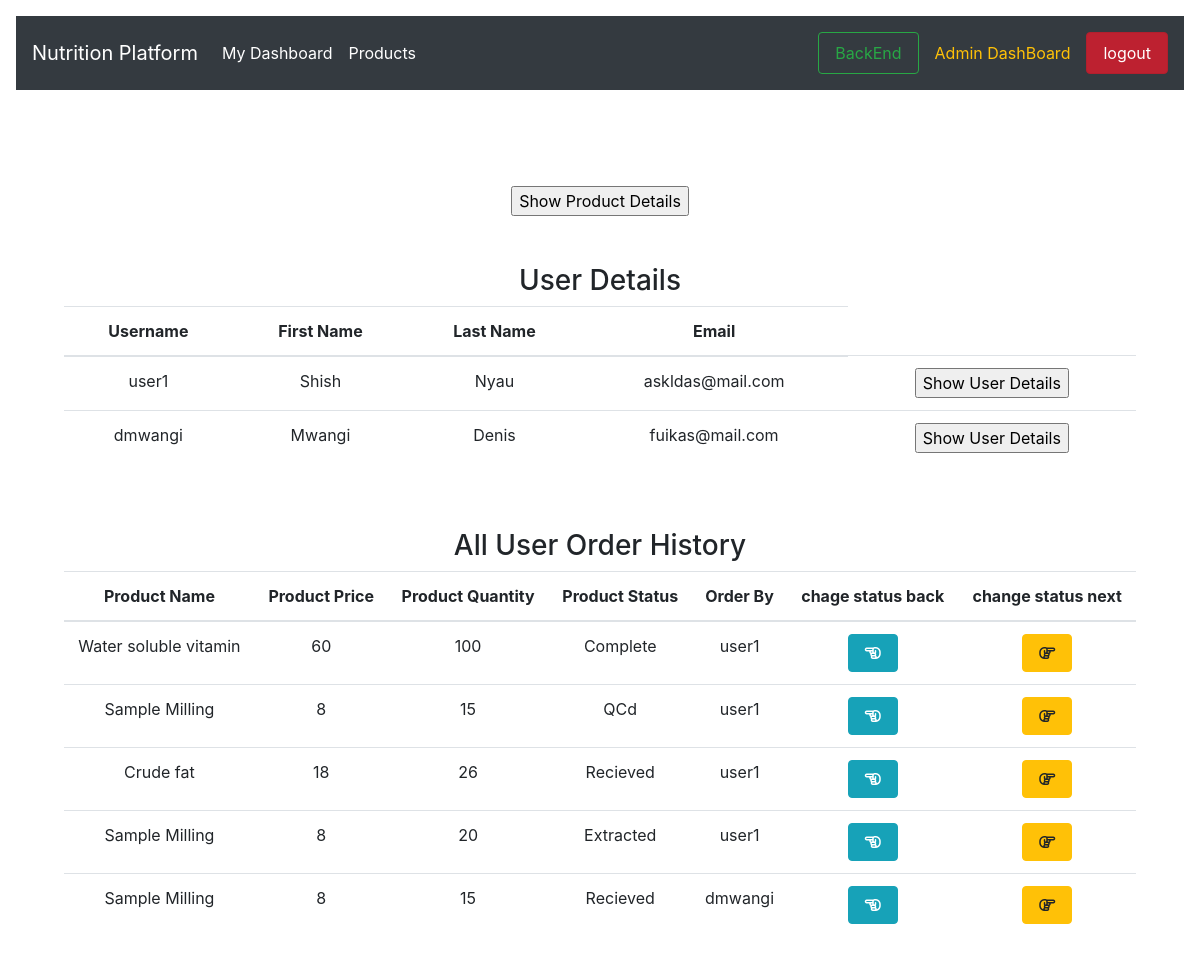
Screenshot of /accounts/admin-dashboard (signed in) with the database file from the repository.
### accounts/models.py (models this page shows)
class PlaceOrderModel(models.Model):
    order_by = models.CharField(max_length=20, null=True)
    product_name = models.CharField(max_length=50, null=True)
    product_quantity = models.IntegerField(default=1)
    product_price = models.IntegerField(null=True)
    product_status = models.CharField(max_length=100, null=True, choices=STATUS, default='Ordered')

### accounts/views.py (the view)
# urls.py: path('admin-dashboard', views.adminDashboard, name='admin-dashboard'),
@login_required
def adminDashboard(request):
    allUserDetails = User.objects.all()
    orderDetail = PlaceOrderModel.objects.all()
    context = {'orderDetail': orderDetail, 'allUserDetails': allUserDetails}
    return render(request, 'admin-dashboard.html', context)

### accounts/templates/admin-dashboard.html (shortened to what this page needs)
{% extends 'dash.html' %}
{% load static %}
{% block body %}
<br>
<div class="m-md-5">
        <form action="show-product-details">
            <input type="submit" value="Show Product Details">
        </form>
        <br>
        <br>
        <h3> User Details </h3>
        <table class="table">
            <thead>
            <tr>
                <th>Username</th>
                <th>First Name</th>
                <th>Last Name</th>
                <th>Email</th>
            </tr>
            </thead>
            <tbody>
            {% for user in allUserDetails %}
            <tr>
                <td>{{ user.username }}</td>
                <td>{{ user.first_name }}</td>
                <td>{{ user.last_name }}</td>
                <td>{{ user.email }}</td>
                <td>
                    <form action="show-user/{{ user.id }}" method="POST">
                        <input type="submit" value="Show User Details">
                    </form>
                </td>
            </tr>
            {% endfor %}
            </tbody>
        </table>
        <br>
        <br>
        <h3> All User Order History </h3>
        <table class="table">
            <thead>
            <tr>
                <th>Product Name</th>
                <th>Product Price</th>
                <th>Product Quantity</th>
                <th>Product Status</th>
                <th>Order By</th>
                <th>chage status back</th>
                <th>change status next</th>
            </tr>
            </thead>
            <tbody>
            {% for order in orderDetail %}
            <tr>
                <td>{{ order.product_name }}</td>
                <td>{{ order.product_price }}</td>
                <td>{{ order.product_quantity }}</td>
                <td>{{ order.product_status }}</td>
                <td>{{ order.order_by }}</td>
                <td>
                    <button type="button" class="btn btn-info px-3"><i class="far fa-hand-point-left" aria-hidden="true"></i></button>
                </td>
                <td>
                    <button type="button" class="btn btn-warning px-3"><i class="far fa-hand-point-right" aria-hidden="true"></i></button>
                </td>
            </tr>
            {% endfor %}
            </tbody>
        </table>
        </div>
        {% endblock %}

### rows the page displays
PlaceOrderModel: product_name "Water soluble vitamin", product_price "60", product_quantity "100", product_status "Complete", order_by "user1"
PlaceOrderModel: product_name "Sample Milling", product_price "8", product_quantity "15", product_status "QCd", order_by "user1"
PlaceOrderModel: product_name "Crude fat", product_price "18", product_quantity "26", product_status "Recieved", order_by "user1"
PlaceOrderModel: product_name "Sample Milling", product_price "8", product_quantity "20", product_status "Extracted", order_by "user1"
PlaceOrderModel: product_name "Sample Milling", product_price "8", product_quantity "15", product_status "Recieved", order_by "dmwangi"

### other values shown
{{ user.username }} "user1"
{{ user.first_name }} "Shish"
{{ user.last_name }} "Nyau"
{{ user.email }} "askldas@mail.com"
{{ user.username }} "dmwangi"
{{ user.first_name }} "Mwangi"
{{ user.last_name }} "Denis"
{{ user.email }} "fuikas@mail.com"
